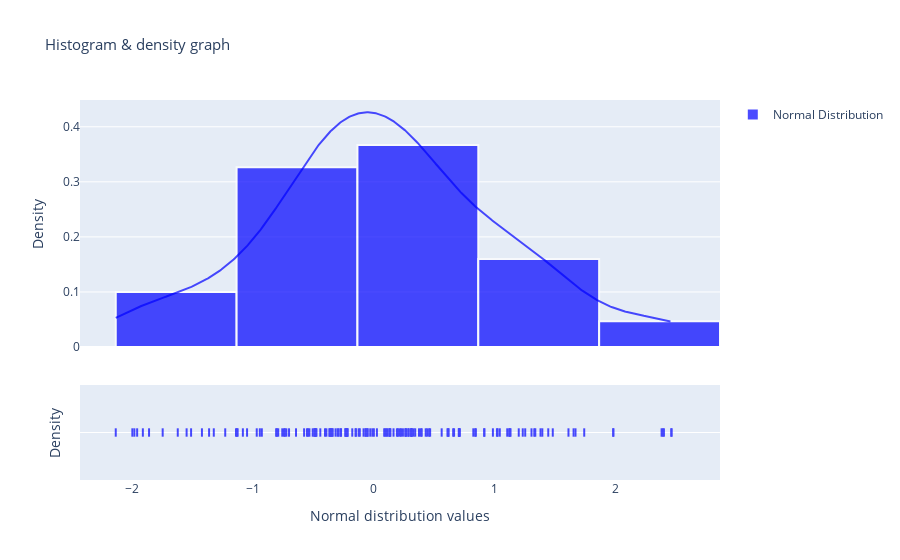

The cell this chart's notebook holds for it:
### Code cell
import plotly.figure_factory as ff

fig = ff.create_distplot([array_normal], ['Normal Distribution'],
                         show_rug=True)  #  show_rug = False: data location disable / True enable data location

fig.update_traces(marker_color='blue', marker_line_color='white', marker_line_width=2, opacity=0.7)
fig.update_layout(title_text='Histogram & density graph', title_font_size=15)
fig.update_xaxes(title_text='Normal distribution values')
fig.update_yaxes(title_text='Density')

fig.show()

### Figure 1 — Plotly figure (JSON) as saved in the notebook; plotly's stock layout.template omitted (floating-point values rounded to 4 significant figures; data arrays with more than 128 entries replaced by an {"elided": "..."} marker saying what was removed)
{"data": [{"autobinx": false, "histnorm": "probability density", "legendgroup": "Normal Distribution", "marker": {"color": "blue", "line": {"color": "white", "width": 2}}, "name": "Normal Distribution", "opacity": 0.7, "x": {"elided": "150 float values"}, "xaxis": "x", "xbins": {"end": 2.468, "size": 1.0, "start": -2.132}, "yaxis": "y", "type": "histogram"}, {"legendgroup": "Normal Distribution", "marker": {"color": "blue", "line": {"color": "white", "width": 2}}, "mode": "lines", "name": "Normal Distribution", "showlegend": false, "x": {"elided": "500 float values"}, "xaxis": "x", "y": {"elided": "500 float values"}, "yaxis": "y", "type": "scatter", "opacity": 0.7}, {"legendgroup": "Normal Distribution", "marker": {"color": "blue", "symbol": "line-ns-open", "line": {"color": "white", "width": 2}}, "mode": "markers", "name": "Normal Distribution", "showlegend": false, "x": {"elided": "150 float values"}, "xaxis": "x", "y": {"elided": "150 str values"}, "yaxis": "y2", "type": "scatter", "opacity": 0.7}], "layout": {"barmode": "overlay", "hovermode": "closest", "legend": {"traceorder": "reversed"}, "xaxis": {"anchor": "y2", "domain": [0.0, 1.0], "zeroline": false, "title": {"text": "Normal distribution values"}}, "yaxis": {"anchor": "free", "domain": [0.35, 1], "position": 0.0, "title": {"text": "Density"}}, "yaxis2": {"anchor": "x", "domain": [0, 0.25], "dtick": 1, "showticklabels": false, "title": {"text": "Density"}}, "title": {"font": {"size": 15}, "text": "Histogram & density graph"}}}
